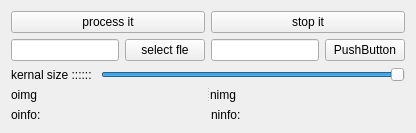
      <widget class="QWidget" name="tab_8">
       <attribute name="title">
        <string>sobel</string>
       </attribute>
       <layout class="QVBoxLayout" name="verticalLayout_8">
        <item>
         <layout class="QHBoxLayout" name="horizontalLayout_60">
          <item>
           <widget class="QPushButton" name="pushButton_57">
            <property name="text">
             <string>process it</string>
            </property>
           </widget>
          </item>
          <item>
           <widget class="QPushButton" name="pushButton_58">
            <property name="text">
             <string>stop it</string>
            </property>
           </widget>
          </item>
         </layout>
        </item>
        <item>
         <layout class="QHBoxLayout" name="horizontalLayout_61">
          <item>
           <widget class="QLineEdit" name="lineEdit_29"/>
          </item>
          <item>
           <widget class="QPushButton" name="pushButton_59">
            <property name="text">
             <string>select fle</string>
            </property>
           </widget>
          </item>
          <item>
           <widget class="QLineEdit" name="lineEdit_30"/>
          </item>
          <item>
           <widget class="QPushButton" name="pushButton_60">
            <property name="text">
             <string>PushButton</string>
            </property>
           </widget>
          </item>
         </layout>
        </item>
        <item>
         <layout class="QHBoxLayout" name="horizontalLayout_59">
          <item>
           <widget class="QLabel" name="label_83">
            <property name="text">
             <string>kernal size :::::: </string>
            </property>
           </widget>
          </item>
          <item>
           <widget class="QSlider" name="horizontalSlider_19">
            <property name="maximum">
             <number>1</number>
            </property>
            <property name="singleStep">
             <number>1</number>
            </property>
            <property name="pageStep">
             <number>1</number>
            </property>
            <property name="value">
             <number>1</number>
            </property>
            <property name="orientation">
             <enum>Qt::Horizontal</enum>
            </property>
           </widget>
          </item>
         </layout>
        </item>
        <item>
         <widget class="QSplitter" name="splitter_15">
          <property name="sizePolicy">
           <sizepolicy hsizetype="Expanding" vsizetype="Expanding">
            <horstretch>0</horstretch>
            <verstretch>0</verstretch>
           </sizepolicy>
          </property>
          <property name="orientation">
           <enum>Qt::Horizontal</enum>
          </property>
          <widget class="QLabel" name="label_84">
           <property name="sizePolicy">
            <sizepolicy hsizetype="Preferred" vsizetype="Expanding">
             <horstretch>0</horstretch>
             <verstretch>0</verstretch>
            </sizepolicy>
           </property>
           <property name="text">
            <string>oimg</string>
           </property>
          </widget>
          <widget class="QWidget" name="layoutWidget_20">
           <layout class="QGridLayout" name="gridLayout_15">
            <item row="0" column="0">
             <widget class="QLabel" name="label_85">
              <property name="sizePolicy">
               <sizepolicy hsizetype="Preferred" vsizetype="Preferred">
                <horstretch>0</horstretch>
                <verstretch>0</verstretch>
               </sizepolicy>
              </property>
              <property name="text">
               <string>nimg</string>
              </property>
             </widget>
            </item>
           </layout>
          </widget>
         </widget>
        </item>
        <item>
         <layout class="QHBoxLayout" name="horizontalLayout_62">
          <item>
           <widget class="QLabel" name="label_86">
            <property name="sizePolicy">
             <sizepolicy hsizetype="Preferred" vsizetype="Minimum">
              <horstretch>0</horstretch>
              <verstretch>0</verstretch>
             </sizepolicy>
            </property>
            <property name="maximumSize">
             <size>
              <width>16777215</width>
              <height>32</height>
             </size>
            </property>
            <property name="text">
             <string>oinfo:</string>
            </property>
           </widget>
          </item>
          <item>
           <widget class="QLabel" name="label_87">
            <property name="sizePolicy">
             <sizepolicy hsizetype="Preferred" vsizetype="Minimum">
              <horstretch>0</horstretch>
              <verstretch>0</verstretch>
             </sizepolicy>
            </property>
            <property name="maximumSize">
             <size>
              <width>16777215</width>
              <height>32</height>
             </size>
            </property>
            <property name="text">
             <string>ninfo:</string>
            </property>
           </widget>
          </item>
         </layout>
        </item>
       </layout>
      </widget>
